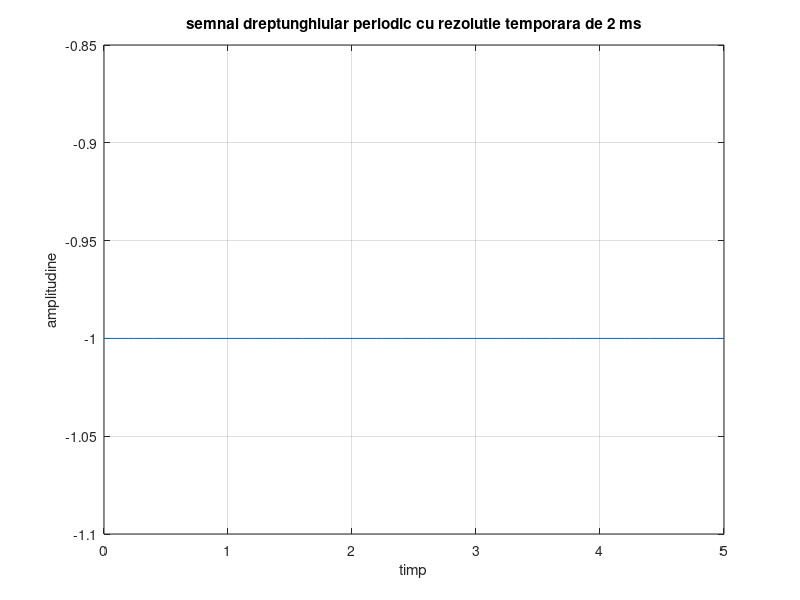

Write MATLAB code to recreate this figure.
%subpunctul 2 a
timp = 0:0.002:5;
amplitudine = sawtooth(2 * pi * 140 * timp, 0.5);
plot(timp, amplitudine), xlabel('timp'), ylabel('amplitudine'), title('semnal dreptunghiular periodic cu rezolutie temporara de 2 ms'),grid;

%subpunctul 2 b

timp2 = 0:0.02:5;
amplitudine2 = sawtooth(2 * pi * 140 * timp2, 0.5);
plot(timp2, amplitudine2), xlabel('timp'), ylabel('amplitudine'), title('semnal dreptunghiular periodic cu rezolutie temporara de 2 ms'),grid;

%subpunctul 2 c

timp3 = 0:0.2:5;
amplitudine3 = sawtooth(2 * pi * 140 * timp3, 0.5);
plot(timp3, amplitudine3), xlabel('timp'), ylabel('amplitudine'), title('semnal dreptunghiular periodic cu rezolutie temporara de 2 ms'),grid;
